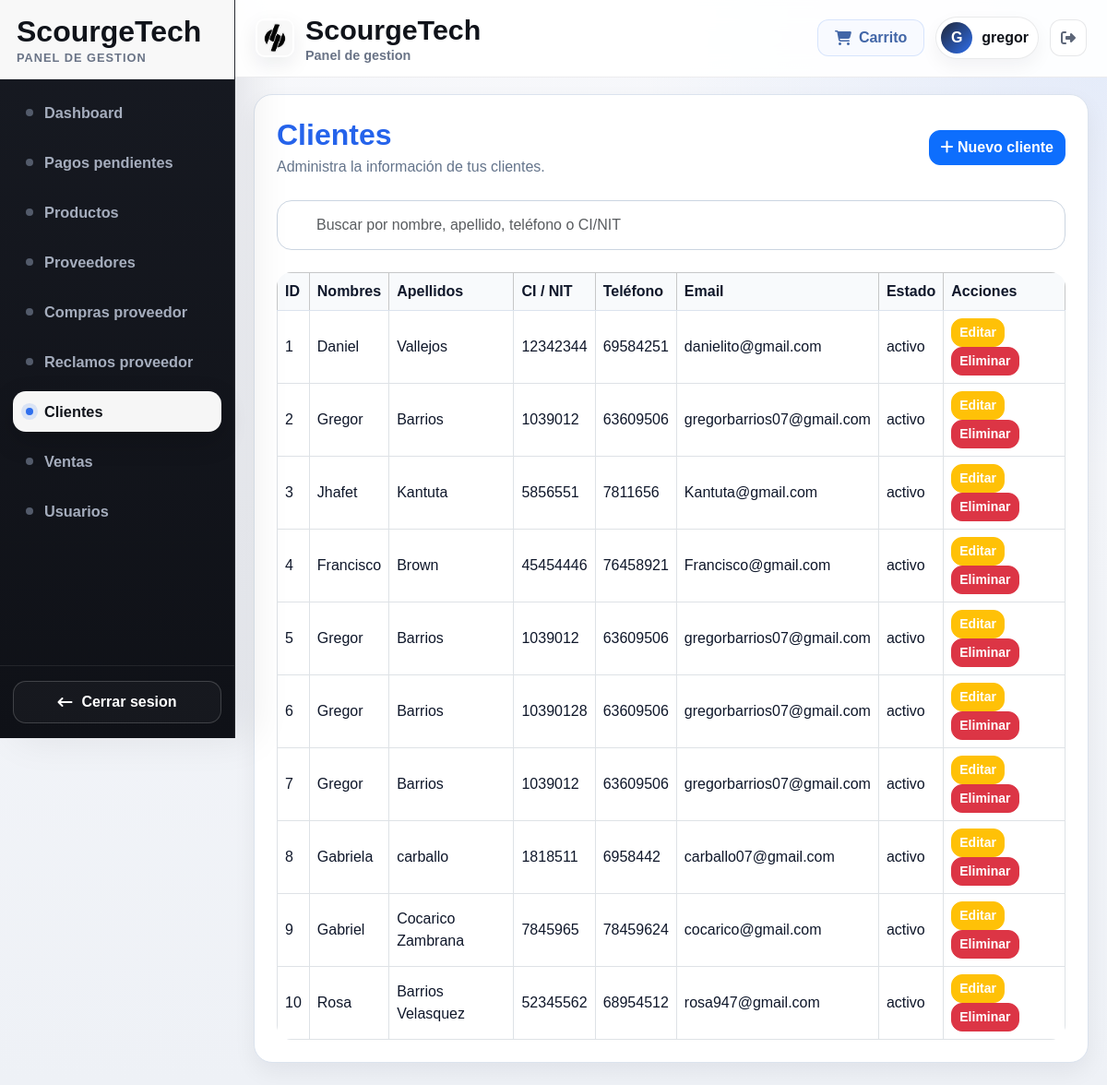
/tienda/clientes/ (signed in), run on an earlier commit of the app's database.
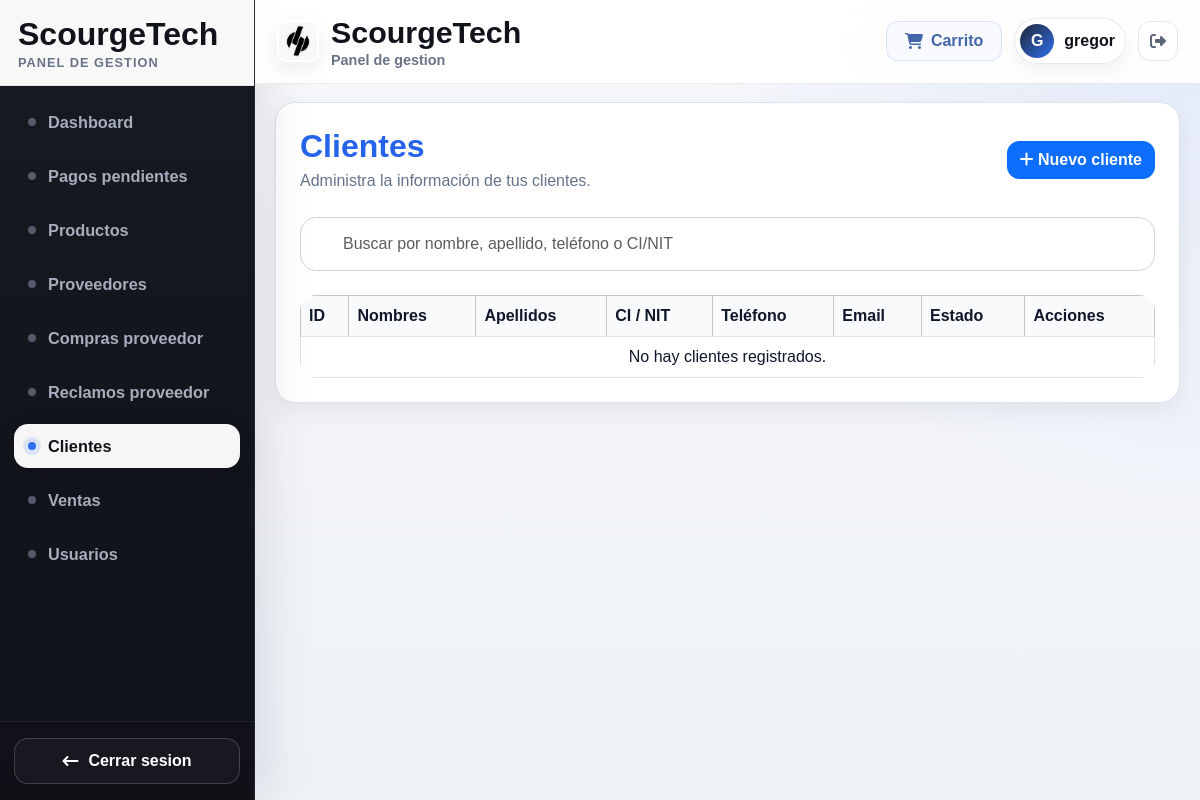
And on a later commit of the database.
### tienda/models.py (models this page shows, shortened)
class Cliente(models.Model):
    user = models.OneToOneField(User, on_delete=models.SET_NULL, null=True, blank=True)
    nombres = models.CharField(max_length=100)
    apellidos = models.CharField(max_length=100)
    ci_nit = models.CharField(max_length=30)
    telefono = models.CharField(max_length=30)
    email = models.EmailField(blank=True)
    direccion = models.TextField(blank=True)
    estado = models.CharField(max_length=20, default='activo')

### tienda/views.py (the view, shortened to what this page needs)
# urls.py: path('clientes/', views.clientes_list, name='clientes_list'),
@login_required
@user_passes_test(es_staff_o_superuser)
def clientes_list(request):
    q = request.GET.get('q', '').strip()
    clientes = Cliente.objects.all().order_by('id')
    if request.headers.get('x-requested-with') == 'XMLHttpRequest':
        return render(request, 'tienda/partials/clientes_table.html', {
            'clientes': clientes
        })
    return render(request, 'tienda/clientes_list.html', {
        'clientes': clientes,
        'q': q,
    })

### tienda/context_processors.py (called while the page is built, shortened)
def notificacion_pago_cliente(request):
    if not request.user.is_authenticated:
        return {'notificacion_pago_cliente': None}
    venta = (
        Venta.objects
        .select_related('cliente')
        .filter(
            cliente__user=request.user,
            estado_pago__in=['pagado', 'rechazado'],
            notificacion_cliente_vista=False
        )
        .order_by('-fecha')
        .first()
    )
    return {'notificacion_pago_cliente': venta}

def storefront_categories(request):
    current_name = getattr(getattr(request, 'resolver_match', None), 'url_name', '')
    storefront_names = {
        'catalogo_cliente',
        'detalle_producto_cliente',
        'carrito',
        'checkout',
        'factura_view',
    }
    if current_name not in storefront_names:
        return {'storefront_categories': []}

### tienda/views.py (called while the page is built)
def es_staff_o_superuser(user):
    return user.is_authenticated and (
        user.is_staff or user.is_superuser or (hasattr(user, 'perfil') and getattr(user.perfil, 'rol', None) == 'superuser')
    )

### templates/tienda/clientes_list.html (shortened to what this page needs)
{% extends 'base.html' %}
{% block content %}
<div class="page-card">
    <div class="d-flex justify-content-between align-items-center flex-wrap gap-3 mb-4">
        <div>
            <h2 class="section-title mb-1">Clientes</h2>
            <p class="section-subtitle mb-0">Administra la información de tus clientes.</p>
        </div>
        {% if user.is_superuser %}
        <a href="{% url 'cliente_create' %}" class="btn btn-primary">
            <i class="fa-solid fa-plus"></i> Nuevo cliente
        </a>
        {% endif %}
    </div>
    <form method="get" class="mb-4">
        <input
            type="text"
            name="q"
            id="clientes-search"
            value="{{ q }}"
            placeholder="Buscar por nombre, apellido, teléfono o CI/NIT"
            class="form-control"
            autocomplete="off"
        >
    </form>
    <div id="clientes-table-wrapper">
        {% include 'tienda/partials/clientes_table.html' %}
    </div>
</div>
{% endblock %}

### templates/tienda/partials/clientes_table.html
<div class="table-responsive">
    <table class="table table-bordered table-hover bg-white">
        <thead class="table-light">
            <tr>
                <th>ID</th>
                <th>Nombres</th>
                <th>Apellidos</th>
                <th>CI / NIT</th>
                <th>Teléfono</th>
                <th>Email</th>
                <th>Estado</th>
                {% if user.is_superuser %}
                <th>Acciones</th>
                {% endif %}
            </tr>
        </thead>
        <tbody>
            {% for cliente in clientes %}
            <tr>
                <td>{{ cliente.id }}</td>
                <td>{{ cliente.nombres }}</td>
                <td>{{ cliente.apellidos }}</td>
                <td>{{ cliente.ci_nit }}</td>
                <td>{{ cliente.telefono }}</td>
                <td>{{ cliente.email }}</td>
                <td>{{ cliente.estado }}</td>
                {% if user.is_superuser %}
                <td>
                    <a href="{% url 'cliente_update' cliente.pk %}" class="btn btn-sm btn-warning text-white">Editar</a>
                    <a href="{% url 'cliente_delete' cliente.pk %}" class="btn btn-sm btn-danger">Eliminar</a>
                </td>
                {% endif %}
            </tr>
            {% empty %}
            <tr>
                <td colspan="{% if user.is_superuser %}8{% else %}7{% endif %}" class="text-center">No hay clientes registrados.</td>
            </tr>
            {% endfor %}
        </tbody>
    </table>
</div>

What changed in the data, as far as the page shows it:
removed Cliente: id "1", nombres "Daniel", apellidos "Vallejos", ci_nit "12342344", telefono "69584251", email "danielito@gmail.com", estado "activo"
removed Cliente: id "2", nombres "Gregor", apellidos "Barrios", ci_nit "1039012", telefono "63609506", email "gregorbarrios07@gmail.com", estado "activo"
removed Cliente: id "3", nombres "Jhafet", apellidos "Kantuta", ci_nit "5856551", telefono "7811656", email "Kantuta@gmail.com", estado "activo"
removed Cliente: id "4", nombres "Francisco", apellidos "Brown", ci_nit "45454446", telefono "76458921", email "Francisco@gmail.com", estado "activo"
removed Cliente: id "5", nombres "Gregor", apellidos "Barrios", ci_nit "1039012", telefono "63609506", email "gregorbarrios07@gmail.com", estado "activo"
removed Cliente: id "6", nombres "Gregor", apellidos "Barrios", ci_nit "10390128", telefono "63609506", email "gregorbarrios07@gmail.com", estado "activo"
removed Cliente: id "7", nombres "Gregor", apellidos "Barrios", ci_nit "1039012", telefono "63609506", email "gregorbarrios07@gmail.com", estado "activo"
removed Cliente: id "8", nombres "Gabriela", apellidos "carballo", ci_nit "1818511", telefono "6958442", email "carballo07@gmail.com", estado "activo"
removed Cliente: id "9", nombres "Gabriel", apellidos "Cocarico Zambrana", ci_nit "7845965", telefono "78459624", email "cocarico@gmail.com", estado "activo"
removed Cliente: id "10", nombres "Rosa", apellidos "Barrios Velasquez", ci_nit "52345562", telefono "68954512", email "rosa947@gmail.com", estado "activo"
Also different on the page:
text now shown: "No hay clientes registrados."
